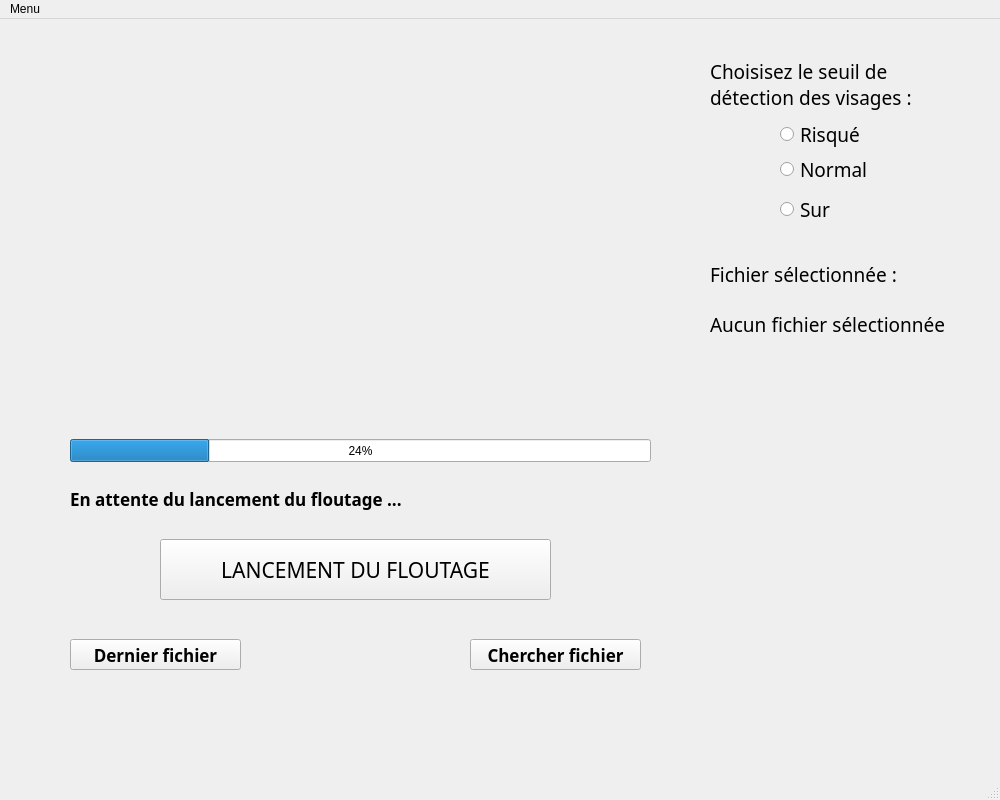
<?xml version="1.0" encoding="UTF-8"?>
<ui version="4.0">
 <class>MainWindow</class>
 <widget class="QMainWindow" name="MainWindow">
  <property name="geometry">
   <rect>
    <x>0</x>
    <y>0</y>
    <width>1000</width>
    <height>800</height>
   </rect>
  </property>
  <property name="windowTitle">
   <string>Salamanblur - v1</string>
  </property>
  <widget class="QWidget" name="centralwidget">
   <property name="styleSheet">
    <string notr="true"/>
   </property>
   <widget class="QLabel" name="image">
    <property name="geometry">
     <rect>
      <x>30</x>
      <y>20</y>
      <width>640</width>
      <height>360</height>
     </rect>
    </property>
    <property name="text">
     <string/>
    </property>
   </widget>
   <widget class="QWidget" name="parametre_qualite" native="true">
    <property name="geometry">
     <rect>
      <x>690</x>
      <y>20</y>
      <width>291</width>
      <height>360</height>
     </rect>
    </property>
    <property name="styleSheet">
     <string notr="true"/>
    </property>
    <widget class="QWidget" name="zone_radio" native="true">
     <property name="geometry">
      <rect>
       <x>10</x>
       <y>10</y>
       <width>271</width>
       <height>181</height>
      </rect>
     </property>
     <property name="styleSheet">
      <string notr="true"/>
     </property>
     <widget class="QRadioButton" name="normal">
      <property name="geometry">
       <rect>
        <x>80</x>
        <y>110</y>
        <width>101</width>
        <height>21</height>
       </rect>
      </property>
      <property name="font">
       <font>
        <family>Noto Serif Hebrew</family>
        <pointsize>14</pointsize>
       </font>
      </property>
      <property name="text">
       <string>Normal</string>
      </property>
     </widget>
     <widget class="QRadioButton" name="sur">
      <property name="geometry">
       <rect>
        <x>80</x>
        <y>150</y>
        <width>111</width>
        <height>21</height>
       </rect>
      </property>
      <property name="font">
       <font>
        <family>Noto Serif Hebrew</family>
        <pointsize>14</pointsize>
       </font>
      </property>
      <property name="text">
       <string>Sur</string>
      </property>
     </widget>
     <widget class="QRadioButton" name="risque">
      <property name="geometry">
       <rect>
        <x>80</x>
        <y>70</y>
        <width>101</width>
        <height>31</height>
       </rect>
      </property>
      <property name="font">
       <font>
        <family>Noto Sans Hebrew</family>
        <pointsize>14</pointsize>
       </font>
      </property>
      <property name="text">
       <string>Risqué</string>
      </property>
     </widget>
     <widget class="QLabel" name="info_detection">
      <property name="geometry">
       <rect>
        <x>10</x>
        <y>5</y>
        <width>221</width>
        <height>61</height>
       </rect>
      </property>
      <property name="font">
       <font>
        <family>Noto Sans Hebrew</family>
        <pointsize>12</pointsize>
        <weight>50</weight>
        <italic>false</italic>
        <bold>false</bold>
        <kerning>true</kerning>
       </font>
      </property>
      <property name="text">
       <string>&lt;html&gt;&lt;head/&gt;&lt;body&gt;&lt;p&gt;&lt;span style=&quot; font-size:14pt;&quot;&gt;Choisisez le seuil de &lt;br/&gt;détection des visages :&lt;/span&gt;&lt;/p&gt;&lt;/body&gt;&lt;/html&gt;</string>
      </property>
     </widget>
    </widget>
    <widget class="QWidget" name="zone_selection" native="true">
     <property name="geometry">
      <rect>
       <x>10</x>
       <y>200</y>
       <width>271</width>
       <height>151</height>
      </rect>
     </property>
     <widget class="QLabel" name="label_fich">
      <property name="geometry">
       <rect>
        <x>10</x>
        <y>20</y>
        <width>251</width>
        <height>31</height>
       </rect>
      </property>
      <property name="font">
       <font>
        <family>Noto Sans Hebrew</family>
        <pointsize>14</pointsize>
       </font>
      </property>
      <property name="styleSheet">
       <string notr="true">text-align : center;</string>
      </property>
      <property name="text">
       <string>Fichier sélectionnée :</string>
      </property>
     </widget>
     <widget class="QLabel" name="label">
      <property name="geometry">
       <rect>
        <x>10</x>
        <y>70</y>
        <width>251</width>
        <height>31</height>
       </rect>
      </property>
      <property name="font">
       <font>
        <family>Noto Sans Hebrew</family>
        <pointsize>14</pointsize>
       </font>
      </property>
      <property name="text">
       <string>Aucun fichier sélectionnée</string>
      </property>
     </widget>
    </widget>
   </widget>
   <widget class="QWidget" name="zone_utile" native="true">
    <property name="geometry">
     <rect>
      <x>30</x>
      <y>390</y>
      <width>641</width>
      <height>311</height>
     </rect>
    </property>
    <widget class="QPushButton" name="going_folder">
     <property name="geometry">
      <rect>
       <x>40</x>
       <y>230</y>
       <width>171</width>
       <height>31</height>
      </rect>
     </property>
     <property name="font">
      <font>
       <family>Noto Serif Light</family>
       <pointsize>13</pointsize>
       <weight>75</weight>
       <bold>true</bold>
      </font>
     </property>
     <property name="cursor">
      <cursorShape>PointingHandCursor</cursorShape>
     </property>
     <property name="text">
      <string>Dernier fichier</string>
     </property>
    </widget>
    <widget class="QPushButton" name="Browser">
     <property name="geometry">
      <rect>
       <x>440</x>
       <y>230</y>
       <width>171</width>
       <height>31</height>
      </rect>
     </property>
     <property name="font">
      <font>
       <family>Noto Sans Light</family>
       <pointsize>13</pointsize>
       <weight>75</weight>
       <bold>true</bold>
      </font>
     </property>
     <property name="cursor">
      <cursorShape>PointingHandCursor</cursorShape>
     </property>
     <property name="text">
      <string>Chercher fichier</string>
     </property>
    </widget>
    <widget class="QProgressBar" name="progressBar">
     <property name="geometry">
      <rect>
       <x>40</x>
       <y>30</y>
       <width>581</width>
       <height>23</height>
      </rect>
     </property>
     <property name="cursor">
      <cursorShape>WaitCursor</cursorShape>
     </property>
     <property name="value">
      <number>24</number>
     </property>
    </widget>
    <widget class="QPushButton" name="Lancement">
     <property name="geometry">
      <rect>
       <x>130</x>
       <y>130</y>
       <width>391</width>
       <height>61</height>
      </rect>
     </property>
     <property name="font">
      <font>
       <family>Orbitron</family>
       <pointsize>16</pointsize>
      </font>
     </property>
     <property name="cursor">
      <cursorShape>PointingHandCursor</cursorShape>
     </property>
     <property name="text">
      <string>LANCEMENT DU FLOUTAGE</string>
     </property>
    </widget>
    <widget class="QLabel" name="Etat_avancement">
     <property name="geometry">
      <rect>
       <x>40</x>
       <y>69</y>
       <width>581</width>
       <height>41</height>
      </rect>
     </property>
     <property name="font">
      <font>
       <family>Noto Sans Light</family>
       <pointsize>13</pointsize>
       <weight>75</weight>
       <bold>true</bold>
      </font>
     </property>
     <property name="text">
      <string>En attente du lancement du floutage ...</string>
     </property>
    </widget>
   </widget>
   <widget class="QWidget" name="zone_4" native="true">
    <property name="geometry">
     <rect>
      <x>690</x>
      <y>390</y>
      <width>291</width>
      <height>311</height>
     </rect>
    </property>
   </widget>
  </widget>
  <widget class="QMenuBar" name="menubar">
   <property name="geometry">
    <rect>
     <x>0</x>
     <y>0</y>
     <width>1000</width>
     <height>21</height>
    </rect>
   </property>
   <widget class="QMenu" name="menuChercher_un_fichier">
    <property name="title">
     <string>Menu</string>
    </property>
    <addaction name="actionOuvrir_le_dernier_dossier_trait"/>
    <addaction name="actionChercher_un_fichier"/>
    <addaction name="actionLancer_le_floutage"/>
   </widget>
   <addaction name="menuChercher_un_fichier"/>
  </widget>
  <widget class="QStatusBar" name="statusbar"/>
  <action name="actionOuvrir_le_dernier_dossier_trait">
   <property name="text">
    <string>Ouvrir le dernier dossier traité</string>
   </property>
  </action>
  <action name="actionChercher_un_fichier">
   <property name="text">
    <string>Chercher un fichier</string>
   </property>
  </action>
  <action name="actionLancer_le_floutage">
   <property name="text">
    <string>Lancer le floutage</string>
   </property>
  </action>
 </widget>
 <tabstops>
  <tabstop>risque</tabstop>
  <tabstop>normal</tabstop>
  <tabstop>sur</tabstop>
 </tabstops>
 <resources/>
 <connections/>
</ui>
